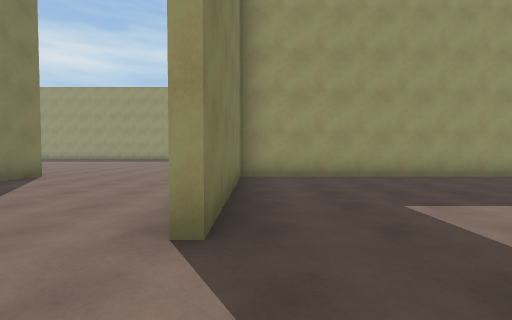
view 1 (above)

16 first-person views from a walk through a scene from a Unity 3-D project. The camera is 1.3 m above the floor, tilts 2° down and sees 85° across. The floor is counted in squares, 2 m on a side. Each view is taken from the middle of a square. On the plan, view 1 faces up. The plan holds only what a view shows up to about 9 squares ahead; the rest is blank. The place goes on beyond the plan. The player is left out. Surface patterns are stand-ins for the level's own textures.

view 2
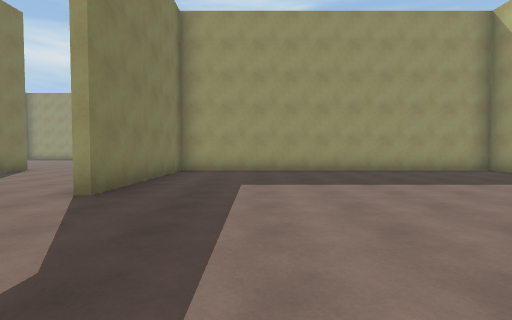

view 3
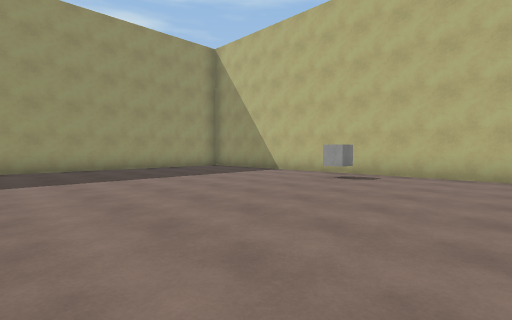

view 4
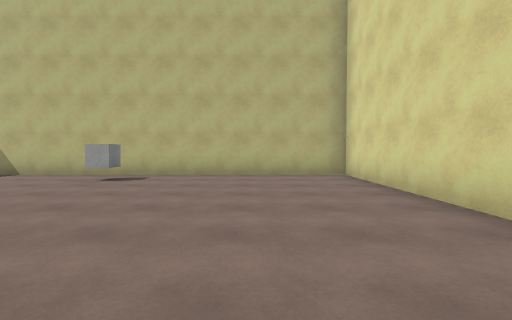

view 5
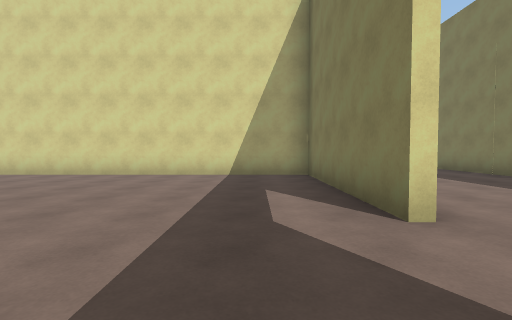

view 6
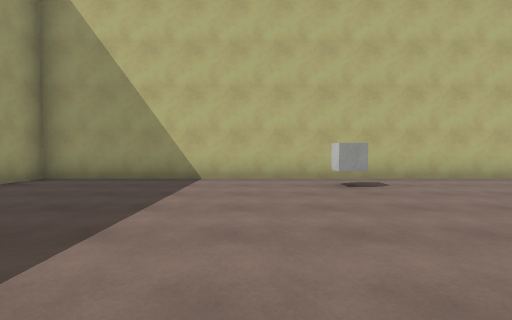

view 7
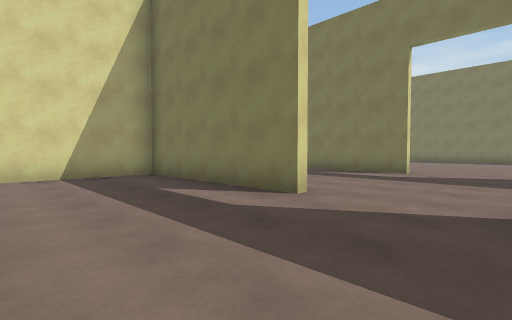

view 8
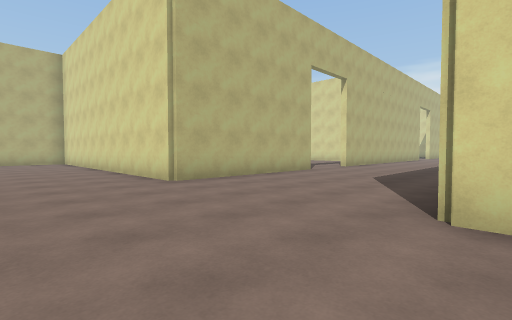

view 9
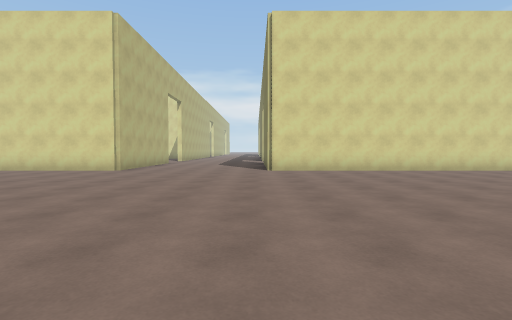

view 10
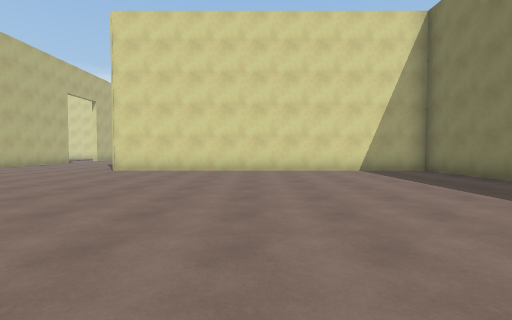

view 11
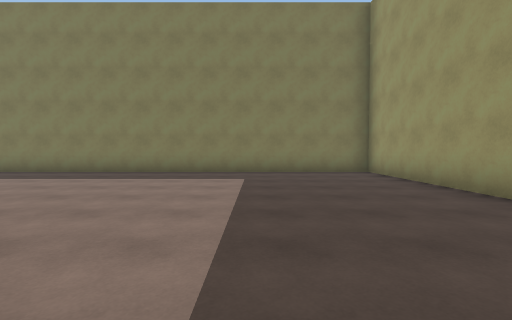

view 12
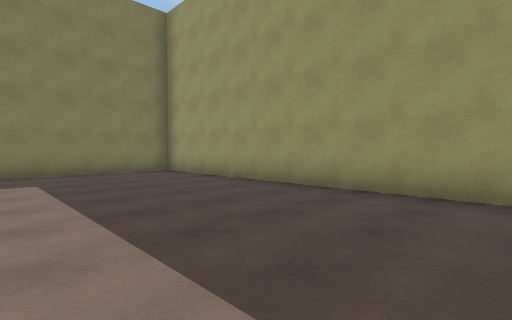

view 13
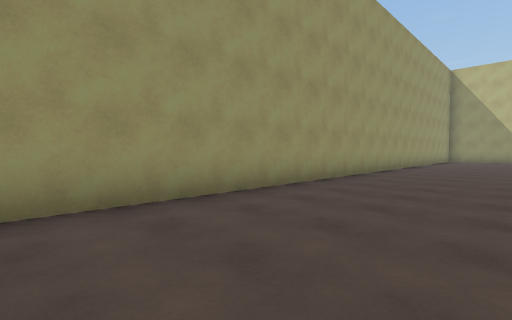

view 14
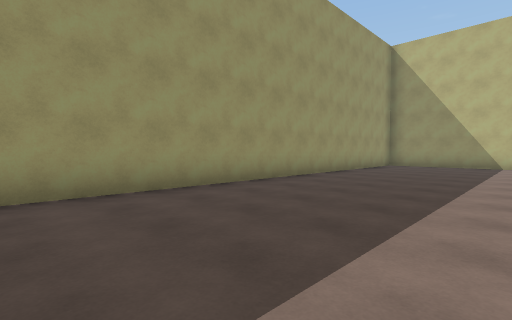

view 15
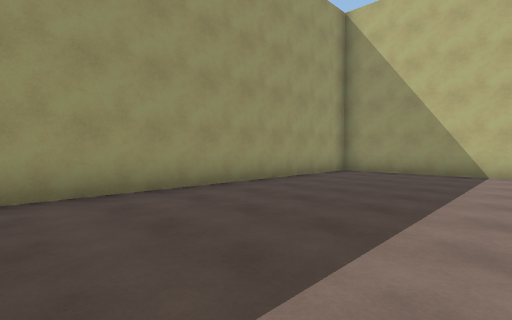

view 16
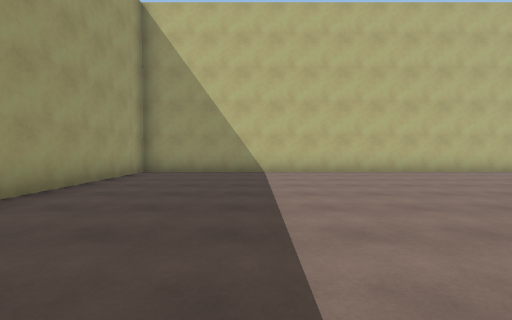

### Floor plan
Points are (right, up) in squares from view 1. A wall is a line through its corners. A room is listed if a view was taken in it or the views show most of it. See-through windows are left out.
Room 1 (views 1, 2, 3, 4, 5, 6, 7)
walls: (-0.4, -0.5) (-0.4, -5.4) (9.4, -5.4) (9.4, 6.9) (-0.4, 6.9) (-0.4, 2)
ways out: opening at (0, 1) to room 2
objects: cube (8, 0)
Room 2 (views 8, 9, 10, 11, 12, 13, 14, 15, 16)
walls: (-0.6, 2.6) (-0.6, 7.1) (3.9, 7.1); (-5.4, -0.5) (-5.4, -2.4); (9.4, 8.2) (9.4, 19.4) (-15.4, 19.4) (-15.4, 7.1) (-5.4, 7.1) (-5.4, 5.8); (-5.4, -4.9) (-5.4, -7)
ways out: opening at (0, 1) to room 1; opening at (-6, 1)

Positions as (right, up) in squares from view 1, and headings:
1: (0, 0), facing up
2: (2, -2), facing up
3: (2, -3), facing up-right
4: (2, -3), facing right
5: (1, 2), facing down
6: (3, 2), facing right
7: (3, 2), facing down-left
8: (-6, 10), facing down-right
9: (-5, 16), facing down
10: (-10, 16), facing down
11: (-7, 16), facing left
12: (-7, 15), facing up-left
13: (-9, 16), facing up-right
14: (-3, 15), facing up-right
15: (1, 15), facing up-right
16: (1, 16), facing right
